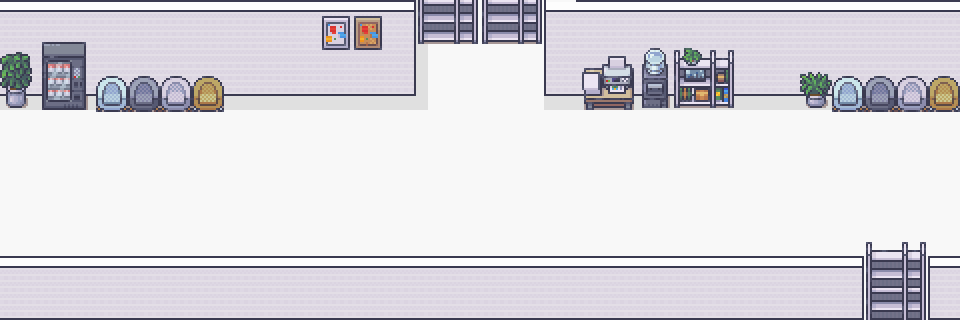

This is a level from a 2D game, rendered from its Tiled map with the project's own tilesets. A one-line summary and the complete map file follow:
An orthogonal 30x10 tile map with 32x32 px tiles, 4 tile layers (floor, wall, decor1, decor2), 2 tilesets and 21 objects (16x monster, 3x chord, playerStart, milestone).

<map version="1.10" tiledversion="1.11.0" orientation="orthogonal" renderorder="right-down" width="30" height="10" tilewidth="32" tileheight="32" infinite="0" nextlayerid="7" nextobjectid="23">
 <tileset firstgid="1" name="Modern_Office_32x32" tilewidth="32" tileheight="32" tilecount="848" columns="16">
  <image source="../../Modern_Office_32x32.png" width="512" height="1696" />
 </tileset>
 <tileset firstgid="849" name="Room_Builder_Office_32x32" tilewidth="32" tileheight="32" tilecount="224" columns="16">
  <image source="../../Room_Builder_Office_32x32.png" width="512" height="448" />
  <tile id="80">
   <properties>
    <property name="collides" type="bool" value="true" />
   </properties>
  </tile>
  <tile id="81">
   <properties>
    <property name="collides" type="bool" value="true" />
   </properties>
  </tile>
  <tile id="82">
   <properties>
    <property name="collides" type="bool" value="true" />
   </properties>
  </tile>
  <tile id="83">
   <properties>
    <property name="collides" type="bool" value="true" />
   </properties>
  </tile>
  <tile id="84">
   <properties>
    <property name="collides" type="bool" value="true" />
   </properties>
  </tile>
  <tile id="85">
   <properties>
    <property name="collides" type="bool" value="true" />
   </properties>
  </tile>
  <tile id="86">
   <properties>
    <property name="collides" type="bool" value="true" />
   </properties>
  </tile>
  <tile id="87">
   <properties>
    <property name="collides" type="bool" value="true" />
   </properties>
  </tile>
  <tile id="88">
   <properties>
    <property name="collides" type="bool" value="true" />
   </properties>
  </tile>
  <tile id="89">
   <properties>
    <property name="collides" type="bool" value="true" />
   </properties>
  </tile>
  <tile id="96">
   <properties>
    <property name="collides" type="bool" value="true" />
   </properties>
  </tile>
  <tile id="97">
   <properties>
    <property name="collides" type="bool" value="true" />
   </properties>
  </tile>
  <tile id="98">
   <properties>
    <property name="collides" type="bool" value="true" />
   </properties>
  </tile>
  <tile id="99">
   <properties>
    <property name="collides" type="bool" value="true" />
   </properties>
  </tile>
  <tile id="103">
   <properties>
    <property name="collides" type="bool" value="true" />
   </properties>
  </tile>
  <tile id="104">
   <properties>
    <property name="collides" type="bool" value="true" />
   </properties>
  </tile>
  <tile id="105">
   <properties>
    <property name="collides" type="bool" value="true" />
   </properties>
  </tile>
  <tile id="112">
   <properties>
    <property name="collides" type="bool" value="true" />
   </properties>
  </tile>
  <tile id="113">
   <properties>
    <property name="collides" type="bool" value="true" />
   </properties>
  </tile>
  <tile id="114">
   <properties>
    <property name="collides" type="bool" value="true" />
   </properties>
  </tile>
  <tile id="115">
   <properties>
    <property name="collides" type="bool" value="true" />
   </properties>
  </tile>
  <tile id="116">
   <properties>
    <property name="collides" type="bool" value="true" />
   </properties>
  </tile>
  <tile id="117">
   <properties>
    <property name="collides" type="bool" value="true" />
   </properties>
  </tile>
  <tile id="118">
   <properties>
    <property name="collides" type="bool" value="true" />
   </properties>
  </tile>
  <tile id="119">
   <properties>
    <property name="collides" type="bool" value="true" />
   </properties>
  </tile>
  <tile id="120">
   <properties>
    <property name="collides" type="bool" value="true" />
   </properties>
  </tile>
  <tile id="121">
   <properties>
    <property name="collides" type="bool" value="true" />
   </properties>
  </tile>
  <tile id="128">
   <properties>
    <property name="collides" type="bool" value="true" />
   </properties>
  </tile>
  <tile id="129">
   <properties>
    <property name="collides" type="bool" value="true" />
   </properties>
  </tile>
  <tile id="130">
   <properties>
    <property name="collides" type="bool" value="true" />
   </properties>
  </tile>
  <tile id="131">
   <properties>
    <property name="collides" type="bool" value="true" />
   </properties>
  </tile>
  <tile id="135">
   <properties>
    <property name="collides" type="bool" value="true" />
   </properties>
  </tile>
  <tile id="136">
   <properties>
    <property name="collides" type="bool" value="true" />
   </properties>
  </tile>
  <tile id="137">
   <properties>
    <property name="collides" type="bool" value="true" />
   </properties>
  </tile>
  <tile id="144">
   <properties>
    <property name="collides" type="bool" value="true" />
   </properties>
  </tile>
  <tile id="145">
   <properties>
    <property name="collides" type="bool" value="true" />
   </properties>
  </tile>
  <tile id="146">
   <properties>
    <property name="collides" type="bool" value="true" />
   </properties>
  </tile>
  <tile id="147">
   <properties>
    <property name="collides" type="bool" value="true" />
   </properties>
  </tile>
  <tile id="148">
   <properties>
    <property name="collides" type="bool" value="true" />
   </properties>
  </tile>
  <tile id="149">
   <properties>
    <property name="collides" type="bool" value="true" />
   </properties>
  </tile>
  <tile id="150">
   <properties>
    <property name="collides" type="bool" value="true" />
   </properties>
  </tile>
  <tile id="151">
   <properties>
    <property name="collides" type="bool" value="true" />
   </properties>
  </tile>
  <tile id="152">
   <properties>
    <property name="collides" type="bool" value="true" />
   </properties>
  </tile>
  <tile id="153">
   <properties>
    <property name="collides" type="bool" value="true" />
   </properties>
  </tile>
  <tile id="160">
   <properties>
    <property name="collides" type="bool" value="true" />
   </properties>
  </tile>
  <tile id="161">
   <properties>
    <property name="collides" type="bool" value="true" />
   </properties>
  </tile>
  <tile id="162">
   <properties>
    <property name="collides" type="bool" value="true" />
   </properties>
  </tile>
  <tile id="163">
   <properties>
    <property name="collides" type="bool" value="true" />
   </properties>
  </tile>
  <tile id="167">
   <properties>
    <property name="collides" type="bool" value="true" />
   </properties>
  </tile>
  <tile id="168">
   <properties>
    <property name="collides" type="bool" value="true" />
   </properties>
  </tile>
  <tile id="169">
   <properties>
    <property name="collides" type="bool" value="true" />
   </properties>
  </tile>
  <tile id="176">
   <properties>
    <property name="collides" type="bool" value="true" />
   </properties>
  </tile>
  <tile id="177">
   <properties>
    <property name="collides" type="bool" value="true" />
   </properties>
  </tile>
  <tile id="178">
   <properties>
    <property name="collides" type="bool" value="true" />
   </properties>
  </tile>
  <tile id="179">
   <properties>
    <property name="collides" type="bool" value="true" />
   </properties>
  </tile>
  <tile id="180">
   <properties>
    <property name="collides" type="bool" value="true" />
   </properties>
  </tile>
  <tile id="181">
   <properties>
    <property name="collides" type="bool" value="true" />
   </properties>
  </tile>
  <tile id="182">
   <properties>
    <property name="collides" type="bool" value="true" />
   </properties>
  </tile>
  <tile id="183">
   <properties>
    <property name="collides" type="bool" value="true" />
   </properties>
  </tile>
  <tile id="184">
   <properties>
    <property name="collides" type="bool" value="true" />
   </properties>
  </tile>
  <tile id="185">
   <properties>
    <property name="collides" type="bool" value="true" />
   </properties>
  </tile>
  <tile id="192">
   <properties>
    <property name="collides" type="bool" value="true" />
   </properties>
  </tile>
  <tile id="193">
   <properties>
    <property name="collides" type="bool" value="true" />
   </properties>
  </tile>
  <tile id="194">
   <properties>
    <property name="collides" type="bool" value="true" />
   </properties>
  </tile>
  <tile id="195">
   <properties>
    <property name="collides" type="bool" value="true" />
   </properties>
  </tile>
  <tile id="199">
   <properties>
    <property name="collides" type="bool" value="true" />
   </properties>
  </tile>
  <tile id="200">
   <properties>
    <property name="collides" type="bool" value="true" />
   </properties>
  </tile>
  <tile id="201">
   <properties>
    <property name="collides" type="bool" value="true" />
   </properties>
  </tile>
 </tileset>
 <layer id="1" name="floor" width="30" height="10" locked="1">
  <data encoding="csv">
1026,1026,1026,1026,1026,1026,1026,1026,1026,1026,1026,908,908,908,908,908,908,908,908,908,908,908,908,908,908,908,908,908,908,908,
1042,1042,1042,1042,1042,1042,1042,1042,1042,1042,1042,908,908,908,908,908,908,908,908,908,908,908,908,908,908,908,908,908,908,908,
908,908,908,908,908,908,908,908,908,908,908,908,908,908,908,908,908,908,908,908,908,908,908,908,908,908,908,908,908,908,
908,908,908,908,908,908,908,908,908,908,908,908,908,908,908,908,908,908,908,908,908,908,908,908,908,908,908,908,908,908,
908,908,908,908,908,908,908,908,908,908,908,908,908,908,908,908,908,908,908,908,908,908,908,908,908,908,908,908,908,908,
908,908,908,908,908,908,908,908,908,908,908,908,908,908,908,908,908,908,908,908,908,908,908,908,908,908,908,908,908,908,
908,908,908,908,908,908,908,908,908,908,908,908,908,908,908,908,908,908,908,908,908,908,908,908,908,908,908,908,908,908,
908,908,908,908,908,908,908,908,908,908,908,908,908,908,908,908,908,908,908,908,908,908,908,908,908,908,908,908,908,908,
908,908,908,908,908,908,908,908,908,908,908,908,908,908,908,908,908,908,908,908,908,908,908,908,908,908,908,908,908,908,
908,908,908,908,908,908,908,908,908,908,908,908,908,908,908,908,908,908,908,908,908,908,908,908,908,908,908,908,908,908
</data>
 </layer>
 <layer id="3" name="wall" width="30" height="10">
  <data encoding="csv">
1026,1026,1026,1026,1026,1026,1026,1026,1026,1026,1026,1026,1027,0,0,0,0,1032,1026,1026,1026,1026,1026,1026,1026,1026,1026,1026,1026,1026,
1030,1030,1030,1030,1030,1030,1030,1030,1030,1030,1030,1030,1031,0,0,0,0,1029,1030,1030,1030,1030,1030,1030,1030,1030,1030,1030,1030,1030,
1042,1042,1042,1042,1042,1042,1042,1042,1042,1042,1042,1042,1043,0,0,0,0,1048,1042,1042,1042,1042,1042,1042,1042,1042,1042,1042,1042,1042,
0,0,0,0,0,0,0,0,0,0,0,0,0,0,0,0,0,0,0,0,0,0,0,0,0,0,0,0,0,0,
0,0,0,0,0,0,0,0,0,0,0,0,0,0,0,0,0,0,0,0,0,0,0,0,0,0,0,0,0,0,
0,0,0,0,0,0,0,0,0,0,0,0,0,0,0,0,0,0,0,0,0,0,0,0,0,0,0,0,0,0,
0,0,0,0,0,0,0,0,0,0,0,0,0,0,0,0,0,0,0,0,0,0,0,0,0,0,0,0,0,0,
0,0,0,0,0,0,0,0,0,0,0,0,0,0,0,0,0,0,0,0,0,0,0,0,0,0,0,0,0,0,
1026,1026,1026,1026,1026,1026,1026,1026,1026,1026,1026,1026,1026,1026,1026,1026,1026,1026,1026,1026,1026,1026,1026,1026,1026,1026,1027,0,0,1025,
1042,1042,1042,1042,1042,1042,1042,1042,1042,1042,1042,1042,1042,1042,1042,1042,1042,1042,1042,1042,1042,1042,1042,1042,1042,1042,1043,0,0,1048
</data>
 </layer>
 <layer id="4" name="decor1" width="30" height="10" locked="1">
  <data encoding="csv">
0,0,0,0,0,0,0,0,0,0,0,0,0,894,0,0,0,0,0,0,0,0,0,0,0,0,0,0,0,0,
0,0,0,0,0,0,0,0,0,0,0,0,0,894,0,0,0,0,0,0,0,0,0,0,0,0,0,0,0,0,
0,0,0,0,0,0,0,0,0,0,0,0,0,894,0,0,0,0,0,0,0,0,0,0,0,0,0,0,0,0,
879,879,879,879,879,879,879,879,879,879,879,879,879,880,0,0,0,879,879,879,879,879,879,879,879,879,879,879,879,879,
0,0,0,0,0,0,0,0,0,0,0,0,0,0,0,0,0,0,0,0,0,0,0,0,0,0,0,0,0,0,
0,0,0,0,0,0,0,0,0,0,0,0,0,0,0,0,0,0,0,0,0,0,0,0,0,0,0,0,0,0,
0,0,0,0,0,0,0,0,0,0,0,0,0,0,0,0,0,0,0,0,0,0,0,0,0,0,0,0,0,0,
0,0,0,0,0,0,0,0,0,0,0,0,0,0,0,0,0,0,0,0,0,0,0,0,0,0,0,0,0,0,
0,0,0,0,0,0,0,0,0,0,0,0,0,0,0,0,0,0,0,0,0,0,0,0,0,0,0,0,0,0,
0,0,0,0,0,0,0,0,0,0,0,0,0,0,0,0,0,0,0,0,0,0,0,0,0,0,0,0,0,0
</data>
 </layer>
 <layer id="5" name="decor2" width="30" height="10">
  <data encoding="csv">
0,0,0,0,0,0,0,0,0,0,16,48,0,264,265,264,265,0,0,0,0,0,0,0,0,0,0,0,0,0,
119,371,372,0,0,0,0,0,0,0,32,64,0,280,281,280,281,0,665,666,253,200,201,0,0,0,0,0,0,0,
135,387,388,244,245,246,247,0,0,0,0,0,0,0,0,0,0,0,681,682,269,216,217,0,0,167,244,245,246,247,
151,403,404,260,261,262,263,0,0,0,0,0,0,0,0,0,0,0,649,650,285,232,233,0,0,183,260,261,262,263,
0,0,0,0,0,0,0,0,0,0,0,0,0,0,0,0,0,0,0,0,0,0,0,0,0,0,0,0,0,0,
0,0,0,0,0,0,0,0,0,0,0,0,0,0,0,0,0,0,0,0,0,0,0,0,0,0,0,0,0,0,
0,0,0,0,0,0,0,0,0,0,0,0,0,0,0,0,0,0,0,0,0,0,0,0,0,0,0,0,0,0,
0,0,0,0,0,0,0,0,0,0,0,0,0,0,0,0,0,0,0,0,0,0,0,0,0,0,0,248,249,0,
0,0,0,0,0,0,0,0,0,0,0,0,0,0,0,0,0,0,0,0,0,0,0,0,0,0,0,264,265,0,
0,0,0,0,0,0,0,0,0,0,0,0,0,0,0,0,0,0,0,0,0,0,0,0,0,0,0,264,265,0
</data>
 </layer>
 <objectgroup id="6" name="object">
  <object id="1" name="chordStart" type="chord" x="30.6667" y="148">
   <point />
  </object>
  <object id="2" name="playerStart" x="34.6667" y="221.333">
   <point />
  </object>
  <object id="3" name="chordBattle" type="chord" x="460.468" y="84.5285">
   <point />
  </object>
  <object id="4" name="milestone" x="942.161" y="149.801">
   <point />
  </object>
  <object id="5" name="chordEnd" type="chord" x="901.655" y="141.763">
   <point />
  </object>
  <object id="6" name="ratfolk" type="monster" x="248" y="194.667">
   <point />
  </object>
  <object id="7" name="bugbear" type="monster" x="460" y="177.333">
   <point />
  </object>
  <object id="8" name="golem" type="monster" x="697.333" y="216">
   <point />
  </object>
  <object id="10" name="angle" type="monster" x="113.026" y="151.339">
   <point />
  </object>
  <object id="11" name="bugbear" type="monster" x="112.068" y="231.798">
   <point />
  </object>
  <object id="12" name="angle" type="monster" x="227.967" y="235.63">
   <point />
  </object>
  <object id="13" name="spider" type="monster" x="361.108" y="208.81">
   <point />
  </object>
  <object id="14" name="golem" type="monster" x="372.602" y="142.719">
   <point />
  </object>
  <object id="15" name="bugbear" type="monster" x="483.712" y="222.22">
   <point />
  </object>
  <object id="16" name="golem" type="monster" x="565.128" y="160.918">
   <point />
  </object>
  <object id="17" name="angle" type="monster" x="575.665" y="223.178">
   <point />
  </object>
  <object id="18" name="spider" type="monster" x="629.304" y="217.431">
   <point />
  </object>
  <object id="19" name="golem" type="monster" x="752.866" y="155.171">
   <point />
  </object>
  <object id="20" name="bugbear" type="monster" x="852.482" y="216.473">
   <point />
  </object>
  <object id="21" name="angle" type="monster" x="790.222" y="230.84">
   <point />
  </object>
  <object id="22" name="spider" type="monster" x="420.494" y="228.925">
   <point />
  </object>
 </objectgroup>
</map>
